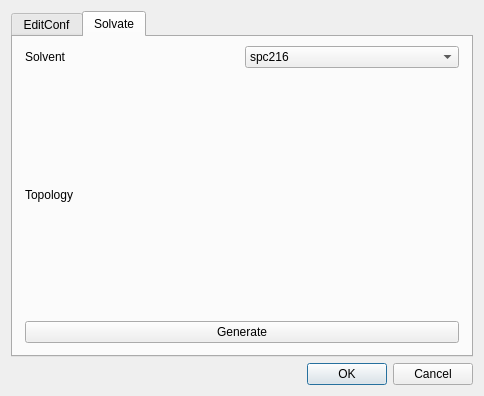
<?xml version="1.0" encoding="UTF-8"?>
<ui version="4.0">
 <class>GromacsDialog</class>
 <widget class="QDialog" name="GromacsDialog">
  <property name="geometry">
   <rect>
    <x>0</x>
    <y>0</y>
    <width>484</width>
    <height>396</height>
   </rect>
  </property>
  <property name="windowTitle">
   <string>Gromacs Control</string>
  </property>
  <layout class="QVBoxLayout" name="verticalLayout">
   <item>
    <widget class="QTabWidget" name="tabWidget">
     <property name="font">
      <font>
       <kerning>true</kerning>
      </font>
     </property>
     <property name="currentIndex">
      <number>1</number>
     </property>
     <widget class="QWidget" name="tabWidgetPage1">
      <attribute name="title">
       <string>EditConf</string>
      </attribute>
      <layout class="QVBoxLayout" name="verticalLayout_3">
       <item>
        <widget class="QCheckBox" name="centerButton">
         <property name="text">
          <string>Center Molecule</string>
         </property>
        </widget>
       </item>
       <item>
        <layout class="QVBoxLayout" name="verticalLayout_2">
         <item>
          <widget class="QRadioButton" name="cubicButton">
           <property name="text">
            <string>Cubic</string>
           </property>
           <property name="checked">
            <bool>true</bool>
           </property>
          </widget>
         </item>
         <item>
          <widget class="QRadioButton" name="truncatedOctahedronButton">
           <property name="text">
            <string>Truncated Octahedron</string>
           </property>
          </widget>
         </item>
         <item>
          <widget class="QRadioButton" name="hexagonalPrismButton">
           <property name="text">
            <string>Hexagonal Prism</string>
           </property>
          </widget>
         </item>
         <item>
          <widget class="QRadioButton" name="rhombicDodecahedronButton">
           <property name="text">
            <string>Rhombic Dodecahedron</string>
           </property>
          </widget>
         </item>
        </layout>
       </item>
       <item>
        <layout class="QHBoxLayout" name="horizontalLayout_2">
         <item>
          <widget class="QLabel" name="label">
           <property name="text">
            <string>Boundary</string>
           </property>
          </widget>
         </item>
         <item>
          <widget class="QDoubleSpinBox" name="boundary">
           <property name="suffix">
            <string> A</string>
           </property>
           <property name="maximum">
            <double>93.989999999999995</double>
           </property>
           <property name="singleStep">
            <double>0.100000000000000</double>
           </property>
           <property name="value">
            <double>1.000000000000000</double>
           </property>
          </widget>
         </item>
         <item>
          <spacer name="horizontalSpacer_2">
           <property name="orientation">
            <enum>Qt::Horizontal</enum>
           </property>
           <property name="sizeHint" stdset="0">
            <size>
             <width>40</width>
             <height>20</height>
            </size>
           </property>
          </spacer>
         </item>
        </layout>
       </item>
       <item>
        <widget class="QPushButton" name="generateBoxButton">
         <property name="text">
          <string>Generate</string>
         </property>
        </widget>
       </item>
      </layout>
     </widget>
     <widget class="QWidget" name="tabWidgetPage2">
      <attribute name="title">
       <string>Solvate</string>
      </attribute>
      <layout class="QVBoxLayout" name="verticalLayout_4" stretch="0,0,0">
       <property name="leftMargin">
        <number>12</number>
       </property>
       <property name="rightMargin">
        <number>12</number>
       </property>
       <property name="bottomMargin">
        <number>12</number>
       </property>
       <item>
        <layout class="QHBoxLayout" name="horizontalLayout">
         <item>
          <widget class="QLabel" name="label_2">
           <property name="text">
            <string>Solvent</string>
           </property>
          </widget>
         </item>
         <item>
          <widget class="QComboBox" name="solvationtype">
           <item>
            <property name="text">
             <string>spc216</string>
            </property>
           </item>
          </widget>
         </item>
        </layout>
       </item>
       <item>
        <layout class="QHBoxLayout" name="horizontalLayout_3">
         <item>
          <widget class="QLabel" name="label_3">
           <property name="text">
            <string>Topology</string>
           </property>
          </widget>
         </item>
        </layout>
       </item>
       <item>
        <widget class="QPushButton" name="solvateButton">
         <property name="text">
          <string>Generate</string>
         </property>
        </widget>
       </item>
      </layout>
     </widget>
    </widget>
   </item>
   <item>
    <widget class="QDialogButtonBox" name="buttonBox">
     <property name="orientation">
      <enum>Qt::Horizontal</enum>
     </property>
     <property name="standardButtons">
      <set>QDialogButtonBox::Cancel|QDialogButtonBox::Ok</set>
     </property>
    </widget>
   </item>
  </layout>
 </widget>
 <resources/>
 <connections>
  <connection>
   <sender>buttonBox</sender>
   <signal>rejected()</signal>
   <receiver>GromacsDialog</receiver>
   <slot>reject()</slot>
   <hints>
    <hint type="sourcelabel">
     <x>316</x>
     <y>260</y>
    </hint>
    <hint type="destinationlabel">
     <x>286</x>
     <y>274</y>
    </hint>
   </hints>
  </connection>
 </connections>
</ui>
